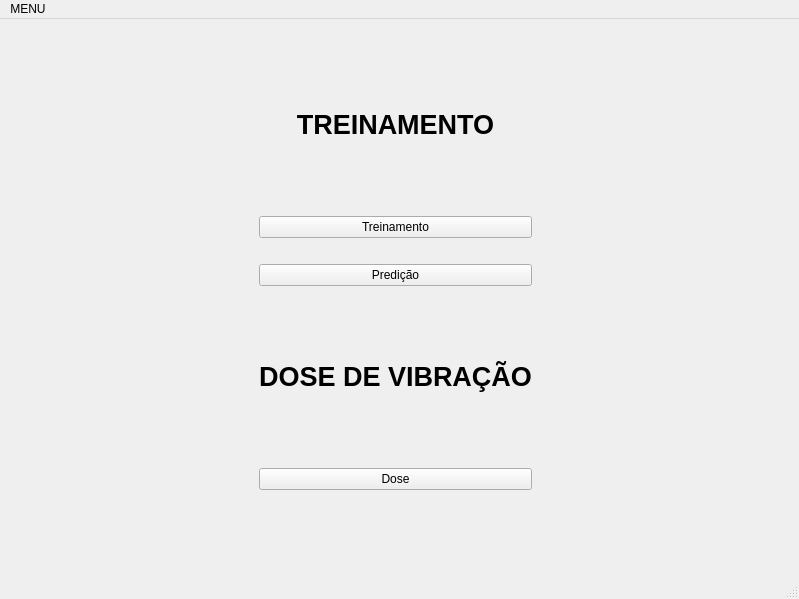
<?xml version="1.0" encoding="UTF-8"?>
<ui version="4.0">
 <class>MainWindow</class>
 <widget class="QMainWindow" name="MainWindow">
  <property name="geometry">
   <rect>
    <x>0</x>
    <y>0</y>
    <width>799</width>
    <height>599</height>
   </rect>
  </property>
  <property name="windowTitle">
   <string>SensorsProject - HOME</string>
  </property>
  <widget class="QWidget" name="centralwidget">
   <widget class="QWidget" name="gridLayoutWidget">
    <property name="geometry">
     <rect>
      <x>20</x>
      <y>20</y>
      <width>751</width>
      <height>521</height>
     </rect>
    </property>
    <layout class="QGridLayout" name="gridLayout">
     <item row="0" column="1">
      <spacer name="verticalSpacer_5">
       <property name="orientation">
        <enum>Qt::Vertical</enum>
       </property>
       <property name="sizeHint" stdset="0">
        <size>
         <width>20</width>
         <height>40</height>
        </size>
       </property>
      </spacer>
     </item>
     <item row="7" column="1">
      <widget class="QLabel" name="dose_label">
       <property name="font">
        <font>
         <family>Arial</family>
         <pointsize>20</pointsize>
         <weight>75</weight>
         <bold>true</bold>
        </font>
       </property>
       <property name="text">
        <string>DOSE DE VIBRAÇÃO</string>
       </property>
       <property name="alignment">
        <set>Qt::AlignCenter</set>
       </property>
      </widget>
     </item>
     <item row="9" column="1">
      <widget class="QPushButton" name="dose_btn">
       <property name="text">
        <string>Dose</string>
       </property>
      </widget>
     </item>
     <item row="8" column="1">
      <spacer name="verticalSpacer_3">
       <property name="orientation">
        <enum>Qt::Vertical</enum>
       </property>
       <property name="sizeHint" stdset="0">
        <size>
         <width>20</width>
         <height>40</height>
        </size>
       </property>
      </spacer>
     </item>
     <item row="3" column="2">
      <spacer name="horizontalSpacer_3">
       <property name="orientation">
        <enum>Qt::Horizontal</enum>
       </property>
       <property name="sizeHint" stdset="0">
        <size>
         <width>40</width>
         <height>20</height>
        </size>
       </property>
      </spacer>
     </item>
     <item row="3" column="0">
      <spacer name="horizontalSpacer_2">
       <property name="orientation">
        <enum>Qt::Horizontal</enum>
       </property>
       <property name="sizeHint" stdset="0">
        <size>
         <width>40</width>
         <height>20</height>
        </size>
       </property>
      </spacer>
     </item>
     <item row="4" column="1">
      <spacer name="horizontalSpacer">
       <property name="orientation">
        <enum>Qt::Horizontal</enum>
       </property>
       <property name="sizeHint" stdset="0">
        <size>
         <width>40</width>
         <height>20</height>
        </size>
       </property>
      </spacer>
     </item>
     <item row="10" column="1">
      <spacer name="verticalSpacer">
       <property name="orientation">
        <enum>Qt::Vertical</enum>
       </property>
       <property name="sizeHint" stdset="0">
        <size>
         <width>20</width>
         <height>40</height>
        </size>
       </property>
      </spacer>
     </item>
     <item row="6" column="1">
      <spacer name="verticalSpacer_2">
       <property name="orientation">
        <enum>Qt::Vertical</enum>
       </property>
       <property name="sizeHint" stdset="0">
        <size>
         <width>20</width>
         <height>40</height>
        </size>
       </property>
      </spacer>
     </item>
     <item row="3" column="1">
      <widget class="QPushButton" name="treinamento_btn">
       <property name="text">
        <string>Treinamento</string>
       </property>
      </widget>
     </item>
     <item row="2" column="1">
      <spacer name="verticalSpacer_4">
       <property name="orientation">
        <enum>Qt::Vertical</enum>
       </property>
       <property name="sizeHint" stdset="0">
        <size>
         <width>20</width>
         <height>40</height>
        </size>
       </property>
      </spacer>
     </item>
     <item row="1" column="1">
      <widget class="QLabel" name="treinamento_label">
       <property name="font">
        <font>
         <family>Arial</family>
         <pointsize>20</pointsize>
         <weight>75</weight>
         <bold>true</bold>
        </font>
       </property>
       <property name="layoutDirection">
        <enum>Qt::LeftToRight</enum>
       </property>
       <property name="text">
        <string>TREINAMENTO</string>
       </property>
       <property name="alignment">
        <set>Qt::AlignCenter</set>
       </property>
      </widget>
     </item>
     <item row="5" column="1">
      <widget class="QPushButton" name="predicao_btn">
       <property name="text">
        <string>Predição</string>
       </property>
      </widget>
     </item>
    </layout>
   </widget>
  </widget>
  <widget class="QMenuBar" name="menubar">
   <property name="geometry">
    <rect>
     <x>0</x>
     <y>0</y>
     <width>799</width>
     <height>21</height>
    </rect>
   </property>
   <widget class="QMenu" name="menuFECHAR">
    <property name="title">
     <string>MENU</string>
    </property>
    <addaction name="actionConectar_Dispositivo"/>
    <addaction name="actionSAIR"/>
   </widget>
   <addaction name="menuFECHAR"/>
  </widget>
  <widget class="QStatusBar" name="statusbar"/>
  <action name="actionConectar_Dispositivo">
   <property name="text">
    <string>Conectar Dispositivo</string>
   </property>
  </action>
  <action name="actionSAIR">
   <property name="text">
    <string>SAIR</string>
   </property>
  </action>
 </widget>
 <resources/>
 <connections/>
</ui>
